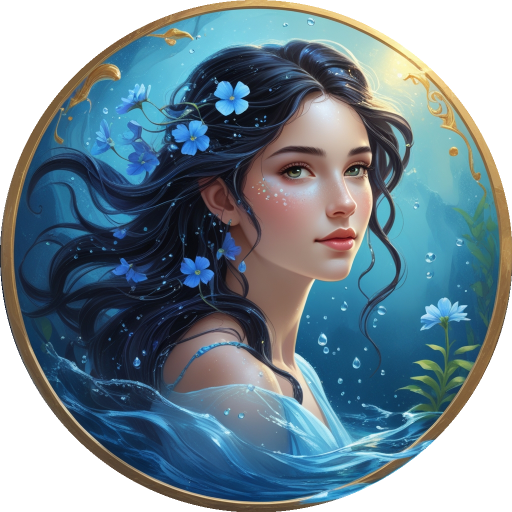
#> input picture PyIanthe.png, 1024 x 1024 px (shown at 1/2 size)
$ python create_icon.py
#> lines starting #> are read from the running program, lines starting #| are printed output that depends on the picture
"""
Скрипт для створення іконки з круглою обрізкою
Використання: python create_icon.py
"""
from PIL import Image, ImageDraw, ImageFont
import os

def create_circular_icon(input_path, output_name="ianthe_icon"):
    """
    Створює кругову іконку з прозорим фоном
    """
    print(f"📂 Відкриваємо: {input_path}")

    # Відкриваємо картинку
    img = Image.open(input_path).convert("RGBA")

    # Визначаємо розмір (беремо мінімальний)
    width, height = img.size
    size = min(width, height)

    # Обрізаємо до квадрата (центруємо)
    left = (width - size) // 2
    top = (height - size) // 2
    right = left + size
    bottom = top + size
    img_square = img.crop((left, top, right, bottom))

    print(f"✂️  Обрізано до квадрата: {size}x{size}")

    # Створюємо кругову маску
    mask = Image.new('L', (size, size), 0)
    draw = ImageDraw.Draw(mask)
    draw.ellipse((0, 0, size, size), fill=255)

    # Застосовуємо маску
    img_circle = Image.new('RGBA', (size, size), (0, 0, 0, 0))
    img_circle.paste(img_square, (0, 0), mask)

    print(f"⭕ Застосовано кругову маску")

    # Зберігаємо різні розміри
    sizes = [512, 256, 128, 64, 32, 16]

    for icon_size in sizes:
        img_resized = img_circle.resize((icon_size, icon_size), Image.Resampling.LANCZOS)
        output_file = f"{output_name}_{icon_size}.png"
        img_resized.save(output_file, "PNG")
        print(f"💾 Збережено: {output_file} ({icon_size}x{icon_size})")

    # Створюємо .ico файл (для Windows)
    try:
        icon_sizes_for_ico = [(16, 16), (32, 32), (48, 48), (64, 64), (128, 128), (256, 256)]
        img_circle.save(
            f"{output_name}.ico",
            format='ICO',
            sizes=icon_sizes_for_ico
        )
        print(f"✅ Створено: {output_name}.ico (Windows іконка)")
    except Exception as e:
        print(f"⚠️  Не вдалося створити .ico: {e}")
        print(f"   Використай онлайн конвертер для .ico")

    # Зберігаємо головний PNG
    img_circle.save(f"{output_name}.png", "PNG")
    print(f"✅ Головна іконка: {output_name}.png")

    print(f"\n🎉 Готово!")
    print(f"📁 Файли збережено у поточній папці")
    return img_circle

def add_watermark(img, text="PyIanthe", opacity=128):
    """
    Додає легкий watermark (опціонально)
    """
    # Створюємо копію
    img_with_wm = img.copy()

    # Створюємо шар для watermark
    watermark = Image.new('RGBA', img.size, (0, 0, 0, 0))
    draw = ImageDraw.Draw(watermark)

    # Намагаємось завантажити шрифт
    try:
        font = ImageFont.truetype("arial.ttf", 20)
    except:
        font = ImageFont.load_default()

    # Розмір тексту
    bbox = draw.textbbox((0, 0), text, font=font)
    text_width = bbox[2] - bbox[0]
    text_height = bbox[3] - bbox[1]

    # Позиція (внизу справа)
    width, height = img.size
    x = width - text_width - 10
    y = height - text_height - 10

    # Малюємо текст з прозорістю
    draw.text((x, y), text, fill=(255, 255, 255, opacity), font=font)

    # Накладаємо watermark
    img_with_wm = Image.alpha_composite(img_with_wm, watermark)

    return img_with_wm

def main():
    """
    Головна функція
    """
    print("=" * 60)
    print("🎨 Створення іконки PyIanthe")
    print("=" * 60)

    # Шукаємо картинку
    possible_names = [
        "Phoenix_10_Beautiful_nymph_Ianthe_from_Greek_mythology_etherea_1.jpg",
        "ianthe.jpg",
        "nymph.jpg",
        "input.jpg",
        "input.png"
    ]

    input_file = None
    for name in possible_names:
        if os.path.exists(name):
            input_file = name
            break

    if not input_file:
        # Запитуємо у користувача
        print("\n📂 Файл не знайдено автоматично")
        input_file = input("Введіть шлях до картинки: ").strip().strip('"')
#> the answer given: ../PyIanthe.png

        if not os.path.exists(input_file):
            print(f"❌ Файл не знайдено: {input_file}")
            return

    # Створюємо іконку
    icon = create_circular_icon(input_file, "PyIanthe_icon")
#> in create_circular_icon, img is the input picture: PIL image 1024x1024 RGBA; mean R, G, B, A 63.5, 84.3, 95.3, 200.6
#| ✂️  Обрізано до квадрата: 1024x1024
#> in create_circular_icon, `mask = Image.new('L', (size, size), 0)`: mask: PIL image 1024x1024 L; every value is 0
#> in create_circular_icon, `img_circle = Image.new('RGBA', (size, size), (0, 0, 0, 0))`: img_circle: PIL image 1024x1024 RGBA; every value is 0
#> the loop in create_circular_icon, `for icon_size in sizes:` made 6 passes
#> pass 1, in create_circular_icon, `img_resized = img_circle.resize((icon_size, icon_size), Image.Resampli..`:
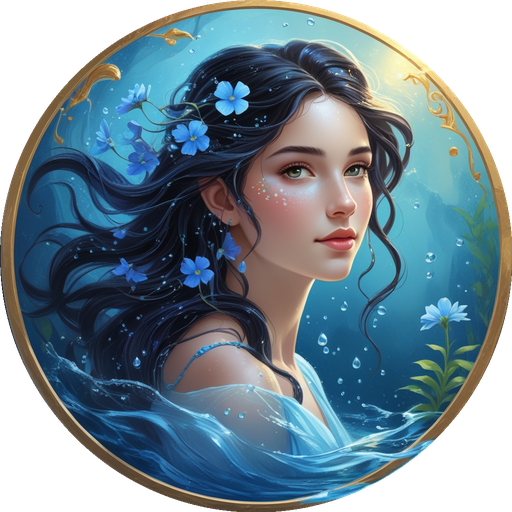
#> img_resized: PIL image 512x512 RGBA; mean R, G, B, A 64.5, 85.1, 95.9, 200.6; transparent parts drawn white
#> pass 2, in create_circular_icon, `img_resized = img_circle.resize((icon_size, icon_size), Image.Resampli..`:
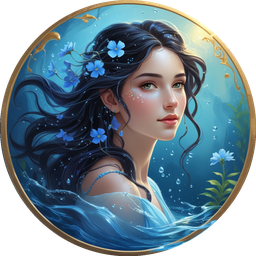
#> img_resized: PIL image 256x256 RGBA; mean R, G, B, A 65.6, 86.1, 96.7, 200.6; transparent parts drawn white
#> pass 3, in create_circular_icon, `img_resized = img_circle.resize((icon_size, icon_size), Image.Resampli..`:
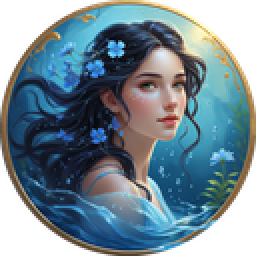
#> img_resized: PIL image 128x128 RGBA (shown 2 times larger); mean R, G, B, A 67.4, 87.7, 97.9, 200.6; transparent parts drawn white
#> after the loop in create_circular_icon, `for icon_size in sizes:`:
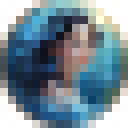
#> img_resized: PIL image 16x16 RGBA (shown 8 times larger); mean R, G, B, A 87.2, 100.6, 107.5, 201.1; transparent parts drawn white

    # Питаємо чи додати watermark
    print("\n" + "=" * 60)
    add_wm = input("💧 Додати watermark 'PyIanthe'? (y/n): ").strip().lower()
#> the answer given: y

    if add_wm == 'y':
        print("Додаємо watermark...")
        icon_wm = add_watermark(icon, "PyIanthe", opacity=100)
#> in add_watermark, `bbox = draw.textbbox((0, 0), text, font=font)`: bbox = (0, 4, 88, 23)
#> in add_watermark, `text_width = bbox[2] - bbox[0]`: text_width = 88
#> in add_watermark, `text_height = bbox[3] - bbox[1]`: text_height = 19
#> in add_watermark, `x = width - text_width - 10`: x = 926
#> in add_watermark, `y = height - text_height - 10`: y = 995
        icon_wm.save("ianthe_icon_watermark.png", "PNG")
        print("✅ Збережено з watermark: ianthe_icon_watermark.png")

    print("\n" + "=" * 60)
    print("🎉 Готово!")
    print("\nСтворені файли:")
    print("  • PyIanthe_icon.png - головна іконка")
    print("  • PyIanthe_icon_512.png - велика (512x512)")
    print("  • PyIanthe_icon_256.png - середня (256x256)")
    print("  • PyIanthe_icon_128.png, 64, 32, 16 - малі")
    print("  • PyIanthe_icon.ico - Windows іконка")
    if add_wm == 'y':
        print("  • ianthe_icon_watermark.png - з watermark")
    print("\nВикористай ianthe_icon.ico для PyInstaller!")
    print("=" * 60)

if __name__ == "__main__":
    main()
